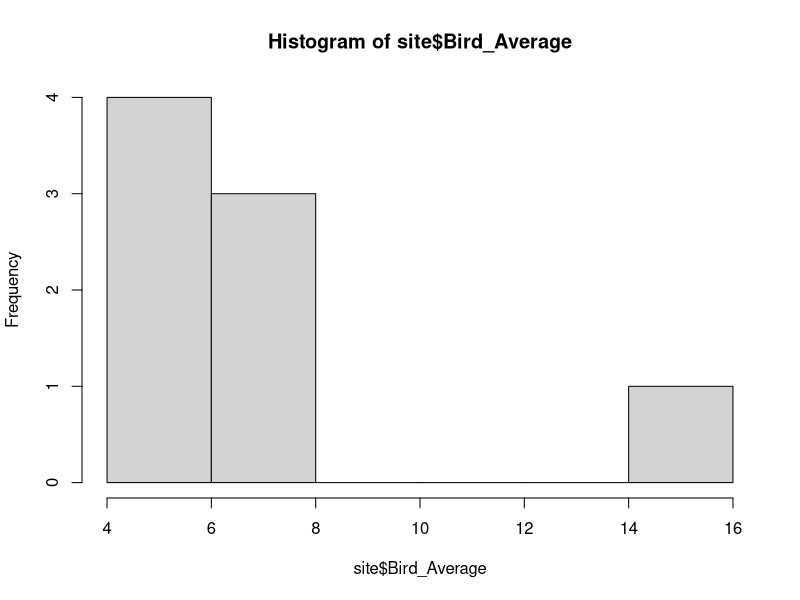
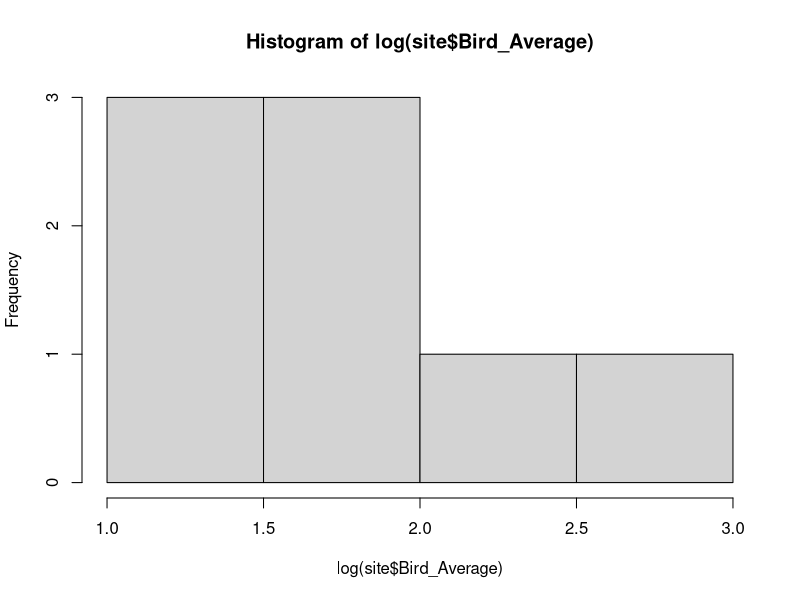
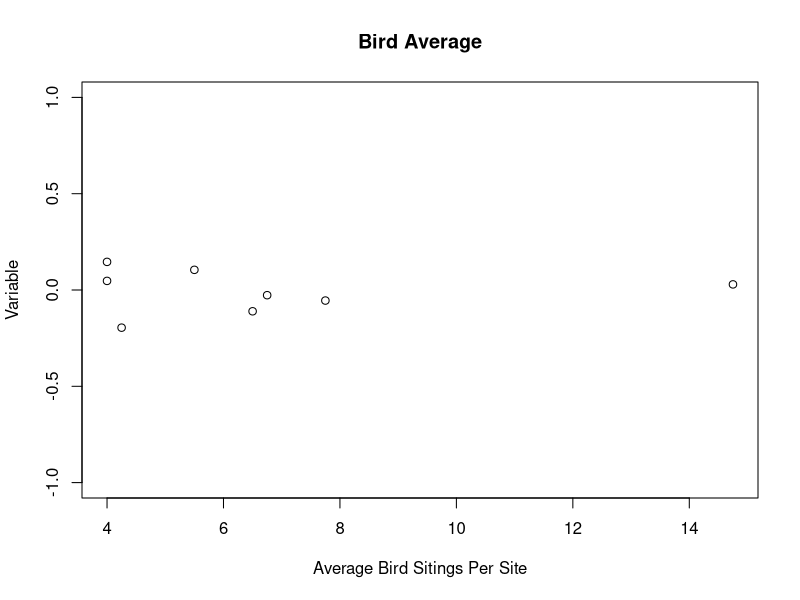
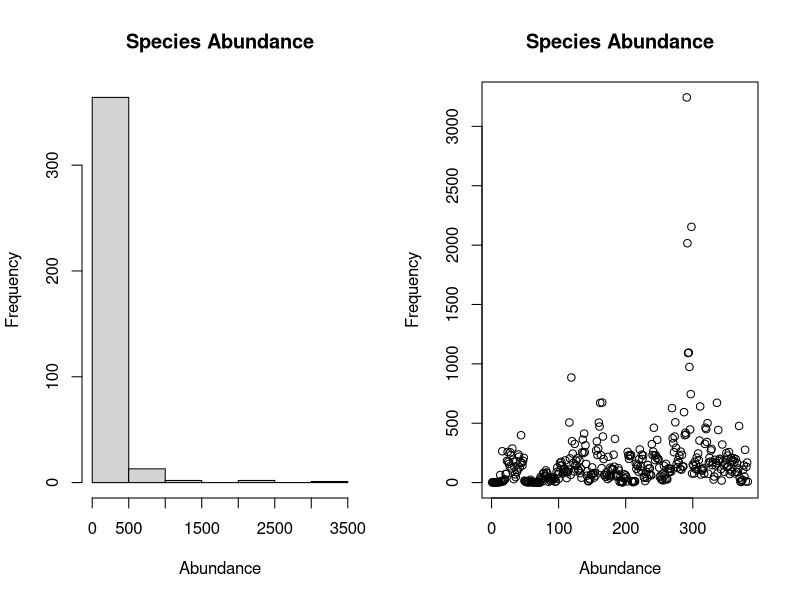
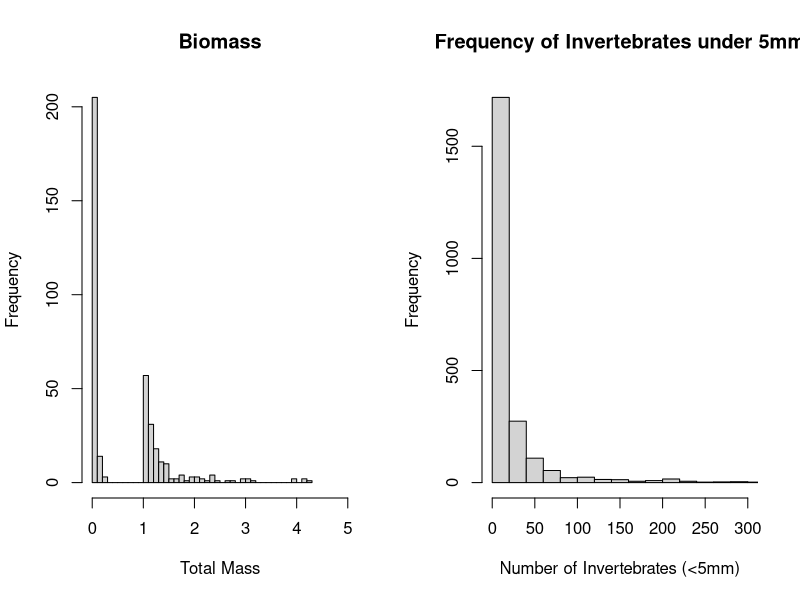
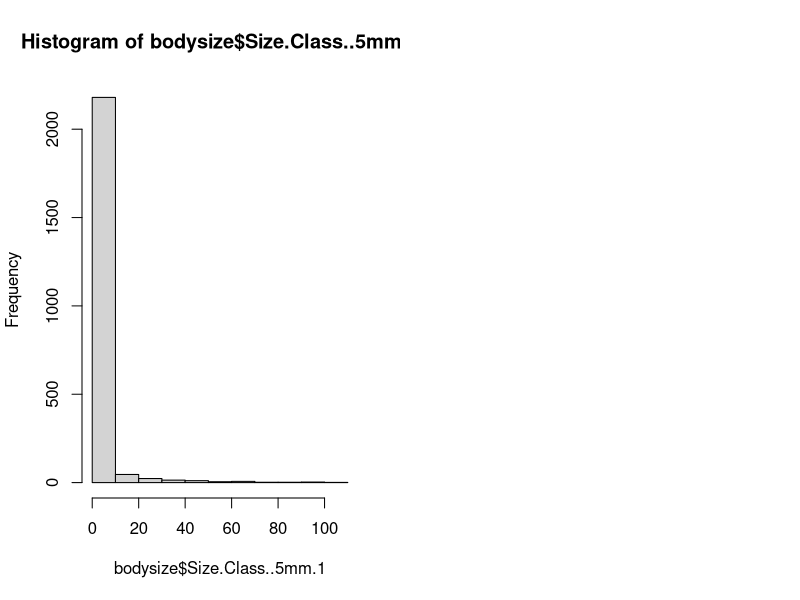

Source code (R) for these figures, in order:
#This script is to explore and understand the Bird data. Looking at the abundance, size, and biomass data and their most fitting distributions
site<-read.csv("./Raw Bird Data/SiteVariables.csv")
hist(site$Bird_Average)
hist(log(site$Bird_Average))
plot(x=site$Bird_Average,y=rnorm(nrow(site),0,0.1),ylim=c(-1,1), main = "Bird Average",ylab = "Variable",xlab="Average Bird Sitings Per Site")
par(mfrow=c(1,2))

#Abundance Histogram and Plot
abundance<-read.csv("./Raw Bird Data/SampleAbundance.csv")
hist(abundance$Total,main="Species Abundance", ylab = "Frequency",xlab="Abundance")
plot(x=abundance$Total,main="Species Abundance",ylab = "Frequency",xlab="Abundance")
#Axes need to be flipped, frequency is on bottom and abundance is on y axis

biomass<-read.csv("./Raw Bird Data/SampleBiomass.csv")
hist(biomass$Total.mass,main="Biomass",ylab = "Frequency",breaks=50,xlab="Total Mass",xlim=c(0,5))

#BodySize
bodysize<-read.csv("./Raw Bird Data/SampleBodySize.csv")
hist(bodysize$Size.Class..5mm, xlim=c(0,300), breaks = 200, main="Frequency of Invertebrates under 5mm",xlab="Number of Invertebrates (<5mm)")

hist(bodysize$Size.Class..5mm.1)
